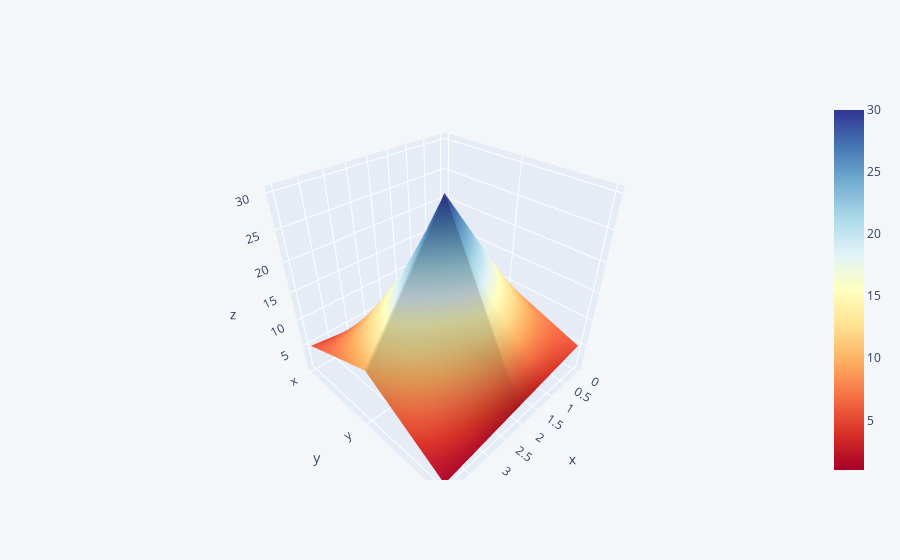

This figure's notebook cell:
### Code cell
df3.iplot(kind='surface', colorscale='rdylbu')    # 3D plot

### Figure 1 — Plotly figure (JSON) as saved in the notebook; plotly's stock layout.template omitted (floating-point values rounded to 4 significant figures)
{"data": [{"colorscale": [[0, "rgb(165,0,38)"], [0.1, "rgb(215,48,39)"], [0.2, "rgb(244,109,67)"], [0.3, "rgb(253,174,97)"], [0.4, "rgb(254,224,144)"], [0.5, "rgb(255,255,191)"], [0.6, "rgb(224,243,248)"], [0.7, "rgb(171,217,233)"], [0.8, "rgb(116,173,209)"], [0.9, "rgb(69,117,180)"], [1, "rgb(49,54,149)"]], "type": "surface", "x": [0, 1, 2, 3, 4], "y": ["x", "y", "z"], "z": [[1, 2, 3, 4, 5], [10, 20, 30, 20, 10], [5, 4, 3, 2, 1]]}], "layout": {"autosize": true, "legend": {"bgcolor": "#F5F6F9", "font": {"color": "#4D5663"}}, "paper_bgcolor": "#F5F6F9", "plot_bgcolor": "#F5F6F9", "scene": {"aspectmode": "auto", "aspectratio": {"x": 1, "y": 1, "z": 1}, "camera": {"center": {"x": 0, "y": 0, "z": 0}, "eye": {"x": 1.207, "y": 1.207, "z": 1.207}, "projection": {"type": "perspective"}, "up": {"x": 0, "y": 0, "z": 1}}}, "title": {"font": {"color": "#4D5663"}}, "xaxis": {"gridcolor": "#E1E5ED", "showgrid": true, "tickfont": {"color": "#4D5663"}, "title": {"font": {"color": "#4D5663"}, "text": ""}, "zerolinecolor": "#E1E5ED"}, "yaxis": {"gridcolor": "#E1E5ED", "showgrid": true, "tickfont": {"color": "#4D5663"}, "title": {"font": {"color": "#4D5663"}, "text": ""}, "zerolinecolor": "#E1E5ED"}}}
